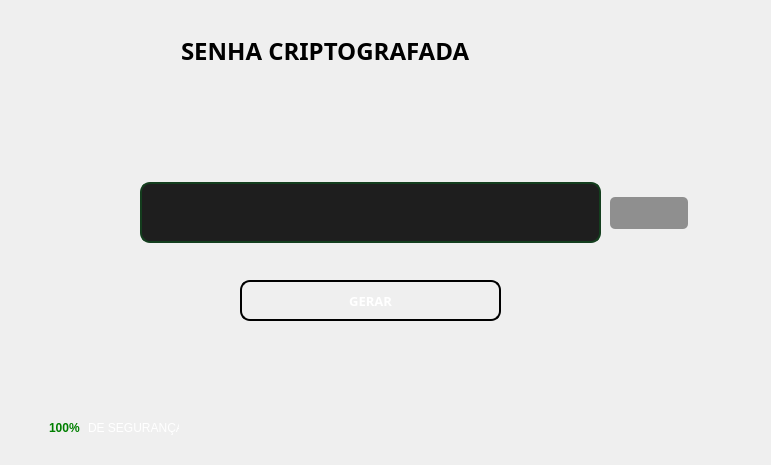
         <widget class="QFrame" name="gera_senha">
          <property name="geometry">
           <rect>
            <x>0</x>
            <y>-1</y>
            <width>771</width>
            <height>465</height>
           </rect>
          </property>
          <property name="minimumSize">
           <size>
            <width>771</width>
            <height>465</height>
           </size>
          </property>
          <property name="frameShape">
           <enum>QFrame::NoFrame</enum>
          </property>
          <property name="frameShadow">
           <enum>QFrame::Raised</enum>
          </property>
          <layout class="QVBoxLayout" name="verticalLayout_6">
           <property name="spacing">
            <number>0</number>
           </property>
           <property name="leftMargin">
            <number>0</number>
           </property>
           <property name="topMargin">
            <number>0</number>
           </property>
           <property name="rightMargin">
            <number>0</number>
           </property>
           <property name="bottomMargin">
            <number>0</number>
           </property>
           <item>
            <widget class="QFrame" name="titulo">
             <property name="maximumSize">
              <size>
               <width>16777215</width>
               <height>100</height>
              </size>
             </property>
             <property name="frameShape">
              <enum>QFrame::NoFrame</enum>
             </property>
             <property name="frameShadow">
              <enum>QFrame::Raised</enum>
             </property>
             <widget class="QLabel" name="label_13">
              <property name="geometry">
               <rect>
                <x>181</x>
                <y>30</y>
                <width>345</width>
                <height>41</height>
               </rect>
              </property>
              <property name="font">
               <font>
                <family>Rockwell Extra Bold</family>
                <pointsize>18</pointsize>
                <weight>75</weight>
                <bold>true</bold>
               </font>
              </property>
              <property name="lineWidth">
               <number>1</number>
              </property>
              <property name="text">
               <string>SENHA CRIPTOGRAFADA</string>
              </property>
              <property name="textFormat">
               <enum>Qt::PlainText</enum>
              </property>
              <property name="alignment">
               <set>Qt::AlignJustify|Qt::AlignVCenter</set>
              </property>
             </widget>
             <widget class="QLabel" name="img_gera_senha">
              <property name="geometry">
               <rect>
                <x>524</x>
                <y>14</y>
                <width>72</width>
                <height>72</height>
               </rect>
              </property>
              <property name="styleSheet">
               <string notr="true">background-position:center;
background-size: 72px 72px;</string>
              </property>
              <property name="text">
               <string/>
              </property>
             </widget>
            </widget>
           </item>
           <item>
            <widget class="QFrame" name="conteudo">
             <property name="frameShape">
              <enum>QFrame::NoFrame</enum>
             </property>
             <property name="frameShadow">
              <enum>QFrame::Raised</enum>
             </property>
             <widget class="QLineEdit" name="input_senha">
              <property name="geometry">
               <rect>
                <x>140</x>
                <y>82</y>
                <width>461</width>
                <height>61</height>
               </rect>
              </property>
              <property name="font">
               <font>
                <family>Segoe UI</family>
                <pointsize>14</pointsize>
                <weight>75</weight>
                <bold>true</bold>
               </font>
              </property>
              <property name="styleSheet">
               <string notr="true">QLineEdit{
	color: rgb(135, 135, 135);
	background-color: rgb(30, 30, 30);
	border-radius:10px;
	border: 2px solid rgb(20, 62, 30);
	padding: 10px 25px
}

</string>
              </property>
              <property name="maxLength">
               <number>15</number>
              </property>
              <property name="readOnly">
               <bool>true</bool>
              </property>
              <property name="placeholderText">
               <string/>
              </property>
             </widget>
             <widget class="QPushButton" name="btn_gerar">
              <property name="geometry">
               <rect>
                <x>240</x>
                <y>180</y>
                <width>261</width>
                <height>41</height>
               </rect>
              </property>
              <property name="font">
               <font>
                <family>Rockwell Extra Bold</family>
                <pointsize>10</pointsize>
                <weight>75</weight>
                <bold>true</bold>
               </font>
              </property>
              <property name="cursor">
               <cursorShape>PointingHandCursor</cursorShape>
              </property>
              <property name="styleSheet">
               <string notr="true">QPushButton{
	border: 2px solid;
	border-radius: 10px;
	color:white
}

QPushButton:hover{
	color:rgb(31, 93, 45)
}
QPushButton:pressed{
	border: 2px solid;
	color: white;
	background-color:rgb(31, 93, 45)
}
</string>
              </property>
              <property name="text">
               <string>GERAR</string>
              </property>
             </widget>
             <widget class="QPushButton" name="btn_copiar">
              <property name="geometry">
               <rect>
                <x>544</x>
                <y>88</y>
                <width>48</width>
                <height>48</height>
               </rect>
              </property>
              <property name="cursor">
               <cursorShape>PointingHandCursor</cursorShape>
              </property>
              <property name="styleSheet">
               <string notr="true">border-radius:1px;
background-color: rgb(30, 30, 30);</string>
              </property>
              <property name="text">
               <string/>
              </property>
              <property name="iconSize">
               <size>
                <width>48</width>
                <height>48</height>
               </size>
              </property>
             </widget>
             <widget class="QLabel" name="label_senha_gerada">
              <property name="geometry">
               <rect>
                <x>146</x>
                <y>145</y>
                <width>111</width>
                <height>32</height>
               </rect>
              </property>
              <property name="font">
               <font>
                <family>Rockwell Extra Bold</family>
                <pointsize>9</pointsize>
                <weight>75</weight>
                <bold>true</bold>
               </font>
              </property>
              <property name="styleSheet">
               <string notr="true">color: rgb(255, 255, 255);</string>
              </property>
              <property name="text">
               <string/>
              </property>
             </widget>
             <widget class="QLabel" name="img_senha_gerada">
              <property name="geometry">
               <rect>
                <x>260</x>
                <y>145</y>
                <width>32</width>
                <height>32</height>
               </rect>
              </property>
              <property name="styleSheet">
               <string notr="true">background-position:center;
background-size: 32px 32px;</string>
              </property>
              <property name="text">
               <string/>
              </property>
             </widget>
             <widget class="QLabel" name="label_copiado">
              <property name="geometry">
               <rect>
                <x>610</x>
                <y>97</y>
                <width>78</width>
                <height>32</height>
               </rect>
              </property>
              <property name="minimumSize">
               <size>
                <width>16</width>
                <height>0</height>
               </size>
              </property>
              <property name="font">
               <font>
                <family>Franklin Gothic Demi</family>
                <pointsize>10</pointsize>
                <italic>true</italic>
               </font>
              </property>
              <property name="styleSheet">
               <string notr="true">background-color: rgb(143, 143, 143);
border-radius:5px;
color: rgb(124, 255, 101);</string>
              </property>
              <property name="text">
               <string/>
              </property>
              <property name="alignment">
               <set>Qt::AlignCenter</set>
              </property>
             </widget>
             <widget class="QLabel" name="label_14">
              <property name="geometry">
               <rect>
                <x>88</x>
                <y>320</y>
                <width>91</width>
                <height>16</height>
               </rect>
              </property>
              <property name="styleSheet">
               <string notr="true">color: rgb(255, 255, 255);</string>
              </property>
              <property name="text">
               <string>DE SEGURANÇA</string>
              </property>
             </widget>
             <widget class="QLabel" name="img_seguranca">
              <property name="geometry">
               <rect>
                <x>10</x>
                <y>310</y>
                <width>32</width>
                <height>32</height>
               </rect>
              </property>
              <property name="text">
               <string/>
              </property>
             </widget>
             <widget class="QLabel" name="label_16">
              <property name="geometry">
               <rect>
                <x>49</x>
                <y>320</y>
                <width>34</width>
                <height>16</height>
               </rect>
              </property>
              <property name="font">
               <font>
                <weight>75</weight>
                <bold>true</bold>
               </font>
              </property>
              <property name="styleSheet">
               <string notr="true">color: rgb(0, 127, 0);</string>
              </property>
              <property name="text">
               <string>100% </string>
              </property>
             </widget>
            </widget>
           </item>
          </layout>
         </widget>
